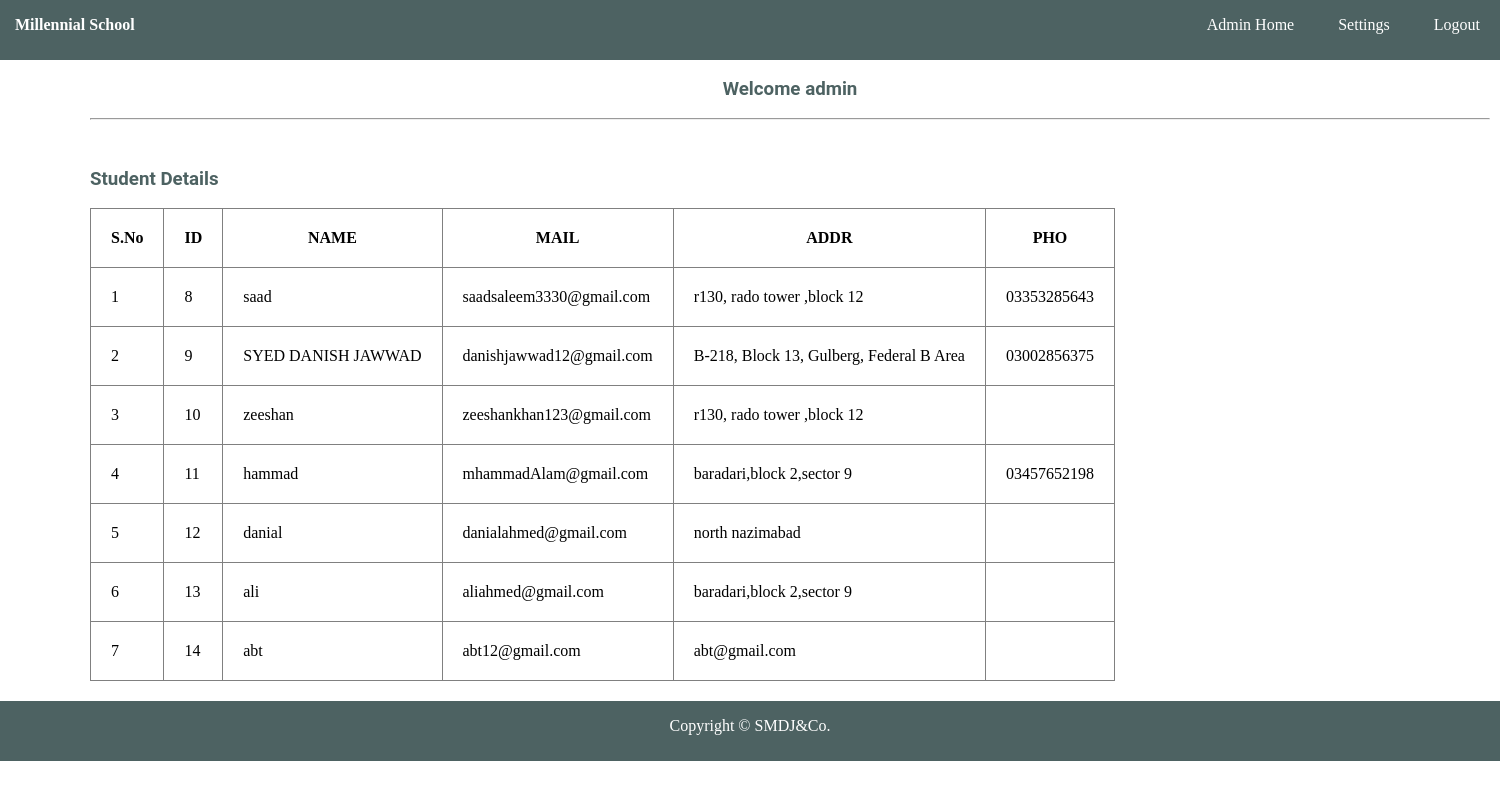
/MillennialSchool.com/school/view_stud.php (signed in), run on the app's committed database.
### tables this page shows
CREATE TABLE `student` (
  `ID` int(11) NOT NULL,
  `password` varchar(10) DEFAULT NULL,
  `RNO` varchar(150) NOT NULL,
  `NAME` varchar(150) NOT NULL,
  `FNAME` varchar(150) NOT NULL,
  `DOB` varchar(150) NOT NULL,
  `GEN` varchar(150) NOT NULL,
  `PHO` varchar(150) NOT NULL,
  `MAIL` varchar(150) NOT NULL,
  `ADDR` text NOT NULL,
  `SCLASS` varchar(150) NOT NULL,
  `SSEC` varchar(150) NOT NULL,
  `SIMG` varchar(150) NOT NULL
);

### MillennialSchool.com/school/view_stud.php (the view, shortened to what this page needs)
<?php
	include"database.php";
?>
<!DOCTYPE html>
<html>
	<head>
		<link rel="stylesheet" type="text/css" href="css/style.css">
	</head>
	<body>
		<?php include"navbar.php";?><br>
		<div id="section">
					<h3 class="text">Welcome <?php echo $_SESSION["ANAME"]; ?></h3><br><hr><br>
		<div class="tbox" >
					<h3 style="margin-top:30px;"> Student Details</h3><br>
					<table border="1px" >
						<tr>
							<th>S.No</th>
							<th>ID</th>
							<th>NAME</th>
							<th>MAIL</th>
							<th>ADDR</th>
							<th>PHO</th>
						</tr>
						<?php
							$s="select * from student";
							$res=$db->query($s);
							if($res->num_rows>0)
							{
								$i=0;
								while($r=$res->fetch_assoc())
								{
									$i++;
									echo "
										<tr>
										<td>{$i}</td>
										<td>{$r["ID"]}</td>
										<td>{$r["NAME"]}</td>
										<td>{$r["MAIL"]}</td>
										<td>{$r["ADDR"]}</td>
										<td>{$r["PHO"]}</td>
										</tr>
									";
								}
							}
							else
							{
								echo "No Record Found";
							}
						?>
		</table>
</div>
</div>
	 <?php include"footer.php";?>
	</body>
</html>

### MillennialSchool.com/school/navbar.php
<div class="navbar">
			<ul class="list">
				<b style="color:white;float:left;line-height:50px;margin-left:15px;font-family:Cooper Black;">
				Millennial School</b>
			<?php
				if(isset($_SESSION["AID"]))
				{
					echo'
						<li><a href="admin_home.php">Admin Home</a></li>
				<li><a href="change_pass.php">Settings</a></li>
				<li><a href="logout.php">Logout</a></li>
					';
				}
				elseif(isset($_SESSION["TID"]))
				{
					echo'
						<li><a href="teacher_home.php">Teacher Home</a></li>
				<li><a href="teacher_change_pass.php">Settings</a></li>
				<li><a href="logout.php">Logout</a></li>
					';
				}
				elseif(isset($_SESSION["ID"]))
				{
					echo'
						<li><a href="student_home.php">Student Home</a></li>
				<li><a href="student_change_pass.php">Settings</a></li>
				<li><a href="logout.php">Logout</a></li>
					';
				}
				else{
					echo'
					<li><a href="index.php">Admin</a></li>
				<li><a href="teacher_login.php">Teacher</a></li>
				<li><a href="student_login.php">Student</a></li>
				<li><a href="contact.php">Contact Us</a></li>';
				}
			?>
			</ul>
		</div>

### MillennialSchool.com/school/footer.php (shortened to what this page needs)
<div class="footer" style="margin-top:20px;">
			<footer><p>Copyright &copy; SMDJ&Co. </p></footer>
</div>

### MillennialSchool.com/school/css/style.css (style rules this page uses)
* { padding:0px; margin:0px; }
html { background:#fff; }
a { text-decoration:none; }
.navbar { background:#4D6262; height:60px; width:100%; }
.list { list-style:none; text-align:right; }
.list li { display:inline; }
.list li a { text-decoration:none; color:white; line-height:50px; padding:20px; }
h1,h2,h3,h4,h5,h6,label { font-family:roboto; color:#4D6262; }
footer { text-align:center; color:white; line-height:50px; }
.text { text-align:center; }
.footer { background:#4D6262; height:60px; width:100%; float:left; }
#section { height:auto; width:1400px; margin-left:90px; font-family:cambria; }
.tbox { float:left; }
.tbox table { border-collapse:collapse; }
tr,td,th { padding:20px; }
table { border-collapse:collapse; }

### data on the page
student: ID "8", NAME "saad", MAIL "saadsaleem3330@gmail.com", ADDR "r130, rado tower ,block 12", PHO "03353285643"
student: ID "9", NAME "SYED DANISH JAWWAD", MAIL "danishjawwad12@gmail.com", ADDR "B-218, Block 13, Gulberg, Federal B Area", PHO "03002856375"
student: ID "10", NAME "zeeshan", MAIL "zeeshankhan123@gmail.com", ADDR "r130, rado tower ,block 12"
student: ID "11", NAME "hammad", MAIL "mhammadAlam@gmail.com", ADDR "baradari,block 2,sector 9", PHO "03457652198"
student: ID "12", NAME "danial", MAIL "danialahmed@gmail.com", ADDR "north nazimabad"
student: ID "13", NAME "ali", MAIL "aliahmed@gmail.com", ADDR "baradari,block 2,sector 9"
student: ID "14", NAME "abt", MAIL "abt12@gmail.com", ADDR "abt@gmail.com"

### other printed values
$_SESSION["ANAME"] "admin"
